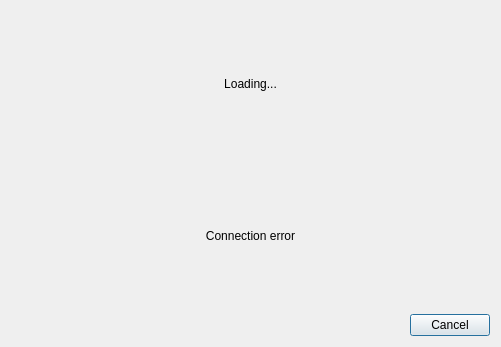
<?xml version="1.0" encoding="UTF-8"?>
<ui version="4.0">
 <class>LdapUsersDialog</class>
 <widget class="QDialog" name="LdapUsersDialog">
  <property name="geometry">
   <rect>
    <x>0</x>
    <y>0</y>
    <width>501</width>
    <height>347</height>
   </rect>
  </property>
  <property name="windowTitle">
   <string>Fetch Users from LDAP...</string>
  </property>
  <layout class="QVBoxLayout" name="verticalLayout" stretch="0,0">
   <item>
    <widget class="QStackedWidget" name="stackedWidget">
     <property name="currentIndex">
      <number>1</number>
     </property>
     <widget class="QWidget" name="usersPage">
      <layout class="QVBoxLayout" name="verticalLayout_2">
       <property name="leftMargin">
        <number>0</number>
       </property>
       <property name="topMargin">
        <number>0</number>
       </property>
       <property name="rightMargin">
        <number>0</number>
       </property>
       <property name="bottomMargin">
        <number>0</number>
       </property>
       <item>
        <widget class="QLabel" name="selectUsersLabel">
         <property name="text">
          <string>Select users to import</string>
         </property>
        </widget>
       </item>
       <item>
        <widget class="QTableView" name="usersTable">
         <property name="selectionMode">
          <enum>QAbstractItemView::NoSelection</enum>
         </property>
         <property name="selectionBehavior">
          <enum>QAbstractItemView::SelectRows</enum>
         </property>
         <property name="sortingEnabled">
          <bool>true</bool>
         </property>
        </widget>
       </item>
      </layout>
     </widget>
     <widget class="QWidget" name="loadingPage">
      <layout class="QVBoxLayout" name="verticalLayout_3">
       <property name="leftMargin">
        <number>0</number>
       </property>
       <property name="topMargin">
        <number>0</number>
       </property>
       <property name="rightMargin">
        <number>0</number>
       </property>
       <property name="bottomMargin">
        <number>0</number>
       </property>
       <item>
        <widget class="QLabel" name="loadingLabel">
         <property name="text">
          <string>Loading...</string>
         </property>
         <property name="alignment">
          <set>Qt::AlignCenter</set>
         </property>
        </widget>
       </item>
       <item>
        <widget class="QLabel" name="errorLabel">
         <property name="text">
          <string>Connection error</string>
         </property>
         <property name="alignment">
          <set>Qt::AlignCenter</set>
         </property>
        </widget>
       </item>
      </layout>
     </widget>
    </widget>
   </item>
   <item>
    <widget class="QnDialogButtonBox" name="buttonBox">
     <property name="orientation">
      <enum>Qt::Horizontal</enum>
     </property>
     <property name="standardButtons">
      <set>QDialogButtonBox::Cancel</set>
     </property>
    </widget>
   </item>
  </layout>
 </widget>
 <customwidgets>
  <customwidget>
   <class>QnDialogButtonBox</class>
   <extends>QDialogButtonBox</extends>
   <header location="global">ui/widgets/dialog_button_box.h</header>
  </customwidget>
 </customwidgets>
 <resources/>
 <connections/>
</ui>
